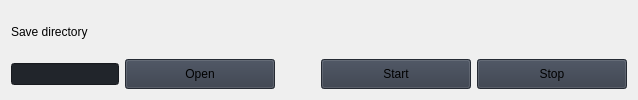
                        <widget class="QFrame" name="row_1_1">
                         <layout class="QVBoxLayout" name="verticalLayout_16">
                          <item>
                           <layout class="QVBoxLayout" name="verticalLayout_19">
                            <item>
                             <layout class="QHBoxLayout" name="horizontalLayout_7">
                              <item>
                               <layout class="QGridLayout" name="gridLayout">
                                <item row="2" column="4">
                                 <widget class="QPushButton" name="pushButton_3">
                                  <property name="minimumSize">
                                   <size>
                                    <width>150</width>
                                    <height>30</height>
                                   </size>
                                  </property>
                                  <property name="styleSheet">
                                   <string notr="true">background-color: rgb(52, 59, 72);</string>
                                  </property>
                                  <property name="text">
                                   <string>Stop</string>
                                  </property>
                                  <property name="icon">
                                   <iconset resource="resources.qrc">
                                    <normaloff>:/icons/images/icons/cil-media-stop.png</normaloff>:/icons/images/icons/cil-media-stop.png</iconset>
                                  </property>
                                 </widget>
                                </item>
                                <item row="2" column="1">
                                 <widget class="QPushButton" name="pushButton">
                                  <property name="minimumSize">
                                   <size>
                                    <width>150</width>
                                    <height>30</height>
                                   </size>
                                  </property>
                                  <property name="styleSheet">
                                   <string notr="true">background-color: rgb(52, 59, 72);</string>
                                  </property>
                                  <property name="text">
                                   <string>Open</string>
                                  </property>
                                  <property name="icon">
                                   <iconset resource="resources.qrc">
                                    <normaloff>:/icons/images/icons/cil-folder-open.png</normaloff>:/icons/images/icons/cil-folder-open.png</iconset>
                                  </property>
                                 </widget>
                                </item>
                                <item row="0" column="0" colspan="2">
                                 <widget class="QLabel" name="dir_label_2">
                                  <property name="styleSheet">
                                   <string notr="true"/>
                                  </property>
                                  <property name="text">
                                   <string>Save directory</string>
                                  </property>
                                 </widget>
                                </item>
                                <item row="2" column="0">
                                 <widget class="QLineEdit" name="lineEdit">
                                  <property name="styleSheet">
                                   <string notr="true">background-color: rgb(33, 37, 43);</string>
                                  </property>
                                 </widget>
                                </item>
                                <item row="2" column="2">
                                 <spacer name="horizontalSpacer">
                                  <property name="orientation">
                                   <enum>Qt::Horizontal</enum>
                                  </property>
                                  <property name="sizeHint" stdset="0">
                                   <size>
                                    <width>40</width>
                                    <height>20</height>
                                   </size>
                                  </property>
                                 </spacer>
                                </item>
                                <item row="2" column="3">
                                 <widget class="QPushButton" name="pushButton_2">
                                  <property name="minimumSize">
                                   <size>
                                    <width>150</width>
                                    <height>30</height>
                                   </size>
                                  </property>
                                  <property name="styleSheet">
                                   <string notr="true">background-color: rgb(52, 59, 72);</string>
                                  </property>
                                  <property name="text">
                                   <string>Start</string>
                                  </property>
                                  <property name="icon">
                                   <iconset resource="resources.qrc">
                                    <normaloff>:/icons/images/icons/cil-media-step-forward.png</normaloff>:/icons/images/icons/cil-media-step-forward.png</iconset>
                                  </property>
                                 </widget>
                                </item>
                               </layout>
                              </item>
                             </layout>
                            </item>
                           </layout>
                          </item>
                         </layout>
                        </widget>
